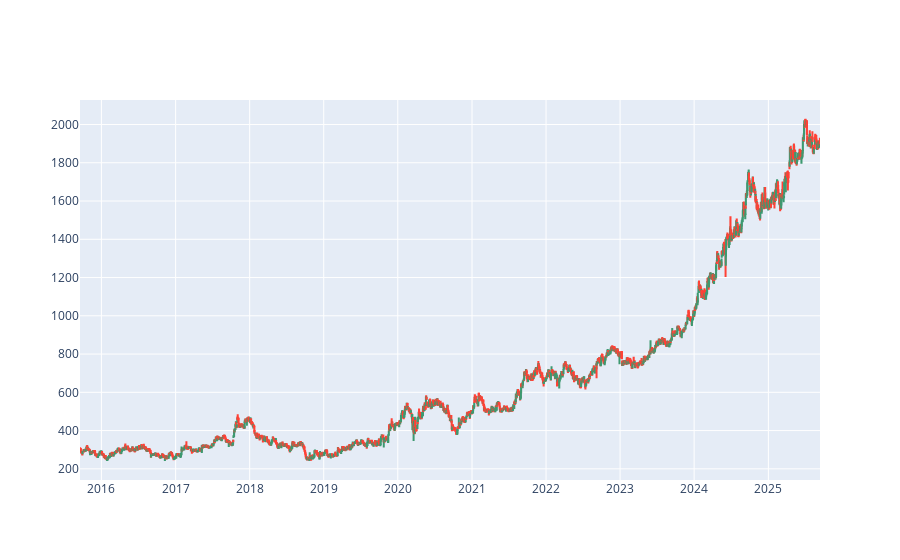

Notebook cell for this chart:
### Code cell
fig = go.Figure(data=[go.Candlestick(x = df1['Date'], open = df1['Open'], 
                                    high = df1['High'],
                                    low = df1['Low'], 
                                    close = df1['Close'])])
fig.update_layout(xaxis_rangeslider_visible=False)
fig.show()

### Figure 1 — Plotly figure (JSON) as saved in the notebook; plotly's stock layout.template omitted (floating-point values rounded to 4 significant figures; data arrays with more than 128 entries replaced by an {"elided": "..."} marker saying what was removed)
{"data": [{"close": {"elided": "2465 float values"}, "high": {"elided": "2465 float values"}, "low": {"elided": "2465 float values"}, "open": {"elided": "2465 float values"}, "type": "candlestick", "x": {"elided": "2465 str values"}}], "layout": {"autosize": true, "xaxis": {"autorange": true, "range": ["2015-09-17 12:00", "2025-09-12 12:00"], "rangeslider": {"visible": false, "yaxis": {}}, "type": "date"}, "yaxis": {"autorange": true, "range": [141.7, 2128.0]}}}
